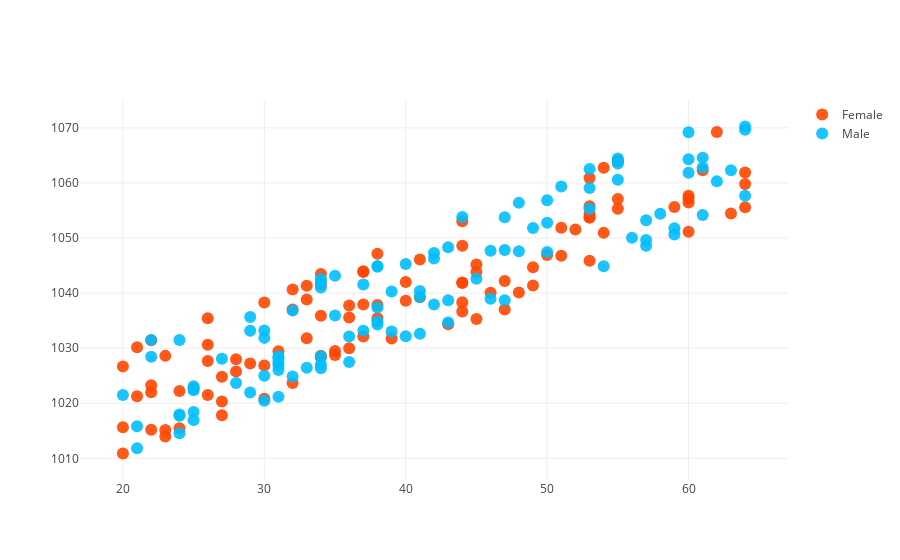

Notebook source saved alongside this figure:
### Code cell
trace0 = go.Scatter(x = female_age,
                  y = female_salary,
                  mode = "markers",
                  marker = dict(size = 12, color = "rgba(255, 70, 0, 0.9)"),
                    name = "Female")

trace1 = go.Scatter(x = male_age,
                  y = male_salary,
                  mode = "markers",
                  marker = dict(size = 12, color = "rgba(0, 190, 255, 0.9)"),
                    name = "Male")

data = [trace0, trace1]

py.iplot({"data":data})
